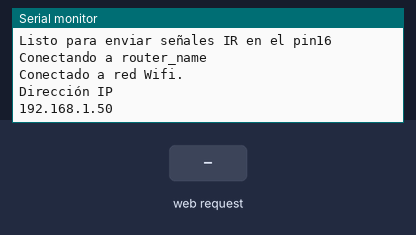
Recording of a sketch running on a simulated Raspberry Pi Pico W. Shown: the last lines printed to the serial monitor. The test bench sets the inputs (shaded band). WiFi joins after 1.5 s; servers stay silent unless stated.

Above: at 2.7 s.
2.8 s: HTTP request GET /Apagar received
At 3.2 s:
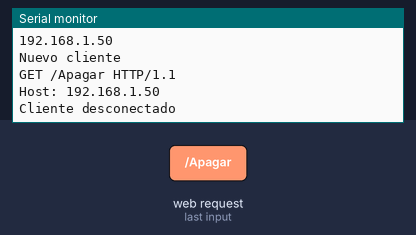
4.3 s: HTTP request GET /Piloto received
At 5.5 s:
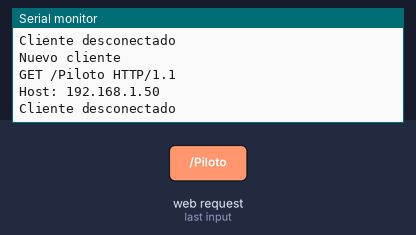
5.8 s: HTTP request GET /Grabar received
At 6.6 s:
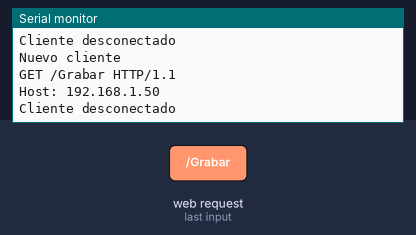
7.3 s: HTTP request GET /VOL- received
At 7.7 s:
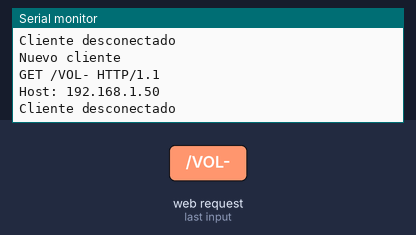
8.8 s: HTTP request GET /P- received
At 10.0 s:
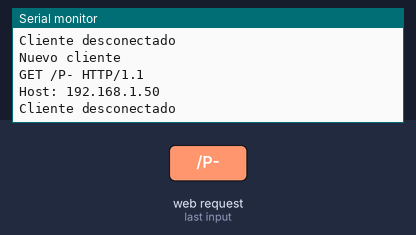
10.3 s: HTTP request GET /MENU received
At 11.2 s:
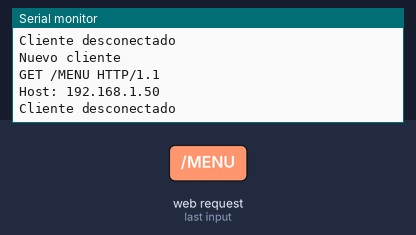

Measured:
- after the input at 2.8 s, the serial monitor: prints a new line at once (image 1)
- after the input at 4.3 s, the serial monitor: prints a new line at once (image 2)
- after the input at 5.8 s, the serial monitor: prints a new line at once (image 3)
- after the input at 7.3 s, the serial monitor: prints a new line at once (image 4)
- after the input at 8.8 s, the serial monitor: prints a new line at once (image 5)
- after the input at 10.3 s, the serial monitor: prints a new line at once (image 6)

The sketch:

emisor_infrarojos.ino
```cpp
#include <Arduino.h>
#include "PinDefinitionsAndMore.h"//Configuración y definición de pines
#include <IRremote.hpp>
#include <WiFi.h>
const char* ssid     = "router_name";
const char* password = "router_pass";
//configuración ip estática para esp32
IPAddress ip(192,168,0,110); //ip esp32
IPAddress gateway(192,168,0,100); //ip router
IPAddress subnet(255,255,0,0); // mascarasubred
WiFiServer server(80);//puesto 80
void setup() {
    Serial.begin(115200);
    IrSender.begin(); // Inicializamos el emisor infrarrojo
    Serial.print(F("Listo para enviar señales IR en el pin"));
    Serial.println(IR_SEND_PIN);//Muestra el número del pin configurado en PinDefinitionsAndMore.h
     // Comenzamos conectándonos a una red WiFi
    Serial.println();
    Serial.println();
    Serial.print("Conectando a ");
    Serial.println(ssid);
//    Serial.print("Contraseña: ");
//    Serial.println(password);

     WiFi.mode(WIFI_STA);
  WiFi.config(ip, gateway, subnet);//Configuración ip estática
    WiFi.begin(ssid, password);//Inicilizamos con los datos de nuestra red wifi
    while (WiFi.status() != WL_CONNECTED) {
        delay(500);
        Serial.print(".");
    }
    Serial.println("");
    Serial.println("Conectado a red Wifi.");
    Serial.println("Dirección IP ");
    Serial.println(WiFi.localIP());
    server.begin();//Inicializamos el servidor web en el puerto 80
}
void loop() {
WiFiClient client = server.available();   // Escuchando a los clientes entrantes

  if (client) {                             // Si hay un cliente,
    Serial.println("Nuevo cliente");        // Imprime un mensaje en el puerto serie
    String currentLine = "";                // String para contener datos entrantes del cliente
    while (client.connected()) {            // Bucle mientras el cliente está conectado
      if (client.available()) {             // Si hay bytes para leer del cliente,
        char c = client.read();             // Lee un caracter
        Serial.write(c);                    // Lo imprimimos en el monitor serial
        if (c == '\n') {                    // Si el byte es un carácter de nueva línea


          if (currentLine.length() == 0) {
            client.println("HTTP/1.1 200 OK");
            client.println("Content-type:text/html");
            client.println();

            // Contenido HTML
            client.print("Click <a href=\"/Apagar\">Apagar</a> Tecla Apagar.<br>");

            client.print("Click <a href=\"/Piloto\">Piloto</a> Tecla Piloto.<br>");
//-------------------------------------------------------------------------------------------
            client.print("Click <a href=\"/Grabar\">Grabar</a> Tecla Grabar.<br>");
//-------------------------------------------------------------------------------------------
            client.print("Click <a href=\"/VOL+\">VOLT+</a> Tecla subir volumen.<br>");
//-------------------------------------------------------------------------------------------
            client.print("Click <a href=\"/VOLT-\">VOL-</a> Tecla bajar el volumen.<br>");
//-------------------------------------------------------------------------------------------
            client.print("Click <a href=\"/P-\">P+</a> Tecla cambiar canal +.<br>");
//-------------------------------------------------------------------------------------------
            client.print("Click <a href=\"/P-\">P-</a> Tecla cambiar canal -.<br>");
//-------------------------------------------------------------------------------------------
            client.print("Click <a href=\"/MENU\">MENU</a> Tecla MENU.<br>");
//-------------------------------------------------------------------------------------------
            client.print("Click <a href=\"/micanal\">micanal</a> Tecla micanal.<br>");
//-------------------------------------------------------------------------------------------
            client.print("Click <a href=\"/EXIT\">EXIT</a> Tecla Salir.<br>");
//-------------------------------------------------------------------------------------------
            client.print("Click <a href=\"/Volver\">Volver</a> Tecla Volver.<br>");
//-------------------------------------------------------------------------------------------
            client.print("Click <a href=\"/ARRIBA\">ARRIBA</a> Tecla ARRIBA.<br>");
//-------------------------------------------------------------------------------------------
            client.print("Click <a href=\"/DERECHA\">DERECHA</a> Tecla DERECHA.<br>");
//-------------------------------------------------------------------------------------------
            client.print("Click <a href=\"/ABAJO\">ABAJO</a> Tecla ABAJO.<br>");
//-------------------------------------------------------------------------------------------
            client.print("Click <a href=\"/IZQUIERDA\">IZQUIERDA</a> Tecla IZQUIERDA.<br>");

//-------------------------------------------------------------------------------------------
            client.print("Click <a href=\"/1\">1</a> Tecla 1.<br>");
//-------------------------------------------------------------------------------------------
            client.print("Click <a href=\"/2\">2</a> Tecla 2.<br>");
//-------------------------------------------------------------------------------------------
            client.print("Click <a href=\"/3\">3</a> Tecla 3.<br>");
//-------------------------------------------------------------------------------------------
            client.print("Click <a href=\"/4\">4</a> Tecla 4.<br>");
//-------------------------------------------------------------------------------------------
            client.print("Click <a href=\"/5\">5</a> Tecla 5.<br>");
//-------------------------------------------------------------------------------------------
            client.print("Click <a href=\"/6\">6</a> Tecla 6.<br>");
//-------------------------------------------------------------------------------------------
            client.print("Click <a href=\"/7\">7</a> Tecla 7.<br>");
//-------------------------------------------------------------------------------------------
            client.print("Click <a href=\"/8\">8</a> Tecla 8.<br>");
//-------------------------------------------------------------------------------------------
            client.print("Click <a href=\"/9\">9</a> Tecla 9.<br>");
//-------------------------------------------------------------------------------------------
            client.print("Click <a href=\"/0\">0</a> Tecla 0.<br>");
//-------------------------------------------------------------------------------------------

            client.print("Click <a href=\"/M\">M</a> Tecla m.<br>");
//-------------------------------------------------------------------------------------------
            client.print("Click <a href=\"/tv\">tv</a> Tecla tv.<br>");
//-------------------------------------------------------------------------------------------
            client.print("Click <a href=\"/+\">m+</a> Tecla m+.<br>");
//-------------------------------------------------------------------------------------------
            client.print("Click <a href=\"/Serv\">Serv</a> Tecla Serv.<br>");
//-------------------------------------------------------------------------------------------
            client.print("Click <a href=\"/Perso\">Perso</a> Tecla Perso.<br>");
//-------------------------------------------------------------------------------------------
            client.print("Click <a href=\"/atras\">atras</a> Tecla <<.<br>");
//-------------------------------------------------------------------------------------------
            client.print("Click <a href=\"/adelante\">adelante</a> Tecla >>.<br>");
//-------------------------------------------------------------------------------------------
            client.print("Click <a href=\"/pausa\">pausa</a> Tecla ||.<br>");
//-------------------------------------------------------------------------------------------
            client.print("Click <a href=\"/play\">play</a> Tecla |>.<br>");
//-------------------------------------------------------------------------------------------
            client.print("Click <a href=\"/live\">live</a> Tecla [].<br>");
//-------------------------------------------------------------------------------------------

            client.print("Click <a href=\"/OK\">OK</a> Tecla OK confirmar.<br>");
//-------------------------------------------------------------------------------------------
            client.println();
            // Salir del ciclo while:
            break;
          } else {    // si tienes una nueva línea, borra currentLine:
            currentLine = "";
          }
        } else if (c != '\r') {
          currentLine += c;
        }
//----------------------------------
        if (currentLine.endsWith("GET /Apagar")) {
          IrSender.sendRC5ext(0xA, 0xC, true);
        }
        if (currentLine.endsWith("GET /Piloto")) {
          IrSender.sendRC5ext(0xA, 0xF, true);
        }
        //-----------------------
        if (currentLine.endsWith("GET /Grabar")) {
          IrSender.sendRC5ext(0xA, 0x37, true);
        }
        //-----------------------
        if (currentLine.endsWith("GET /VOL+")) {
          IrSender.sendRC5ext(0xA, 0x10, true);   //Volumen +
        }
        //-----------------------
        if (currentLine.endsWith("GET /VOL-")) {
          IrSender.sendRC5ext(0xA, 0x11, true); //volumen -
        }
        if (currentLine.endsWith("GET /P+")) {
          IrSender.sendRC5ext(0xA, 0x20, true);   //Volumen +
        }
        //-----------------------
        if (currentLine.endsWith("GET /P-")) {
          IrSender.sendRC5ext(0xA, 0x21, true); //volumen -
        }
        //-----------------------
        if (currentLine.endsWith("GET /MENU")) {
          IrSender.sendRC5ext(0xA, 0xF, true); //menu
        }
        //-----------------------
        if (currentLine.endsWith("GET /micanal")) {
          IrSender.sendRC5ext(0xA, 0x72, true); //menu
        }
        //-----------------------
        if (currentLine.endsWith("GET /EXIT")) {
          IrSender.sendRC5ext(0xA, 0x53, true);   //Exit/salir
        }
        //-----------------------
        if (currentLine.endsWith("GET /Volver")) {
          IrSender.sendRC5ext(0xA, 0x22, true);   //Volver
        }
        //-----------------------
        if (currentLine.endsWith("GET /ARRIBA")) {
          IrSender.sendRC5ext(0xA, 0x50, true);//ARRIBA
        }
        //-----------------------
        if (currentLine.endsWith("GET /DERECHA")) {
          IrSender.sendRC5ext(0xA, 0x56, true);//DERECHA
        }
        //-----------------------
        if (currentLine.endsWith("GET /ABAJO")) {
          IrSender.sendRC5ext(0xA, 0x51, true);//ABAJO
        }
        //-----------------------
        if (currentLine.endsWith("GET /IZQUIERDA")) {
          IrSender.sendRC5ext(0xA, 0x55, true);//IZQUIERDA
        }
        //-----------------------
        if (currentLine.endsWith("GET /1")) {
          IrSender.sendRC5ext(0xA, 0x1, true);
        }
        //-----------------------
        if (currentLine.endsWith("GET /2")) {
          IrSender.sendRC5ext(0xA, 0x2, true);
        }
        //-----------------------
        if (currentLine.endsWith("GET /3")) {
          IrSender.sendRC5ext(0xA, 0x3, true);
        }
        //-----------------------
        if (currentLine.endsWith("GET /4")) {
          IrSender.sendRC5ext(0xA, 0x4, true);
        }
        //-----------------------
        if (currentLine.endsWith("GET /5")) {
          IrSender.sendRC5ext(0xA, 0x5, true);
        }
        //-----------------------
        if (currentLine.endsWith("GET /6")) {
          IrSender.sendRC5ext(0xA, 0x6, true);
        }
        //-----------------------
        if (currentLine.endsWith("GET /7")) {
          IrSender.sendRC5ext(0xA, 0x7, true);
        }
        //-----------------------
        if (currentLine.endsWith("GET /8")) {
          IrSender.sendRC5ext(0xA, 0x8, true);
        }
        //-----------------------
        if (currentLine.endsWith("GET /9")) {
          IrSender.sendRC5ext(0xA, 0x9, true);
        }
        //-----------------------
        if (currentLine.endsWith("GET /0")) {
          IrSender.sendRC5ext(0xA, 0x0, true);
        }
        //-----------------------
        if (currentLine.endsWith("GET /tv")) {
          IrSender.sendRC5ext(0xA, 0x28, true);
        }
        //-----------------------
        if (currentLine.endsWith("GET /Serv")) {
          IrSender.sendRC5ext(0xA, 0x52, true);
        }
        //-----------------------
        if (currentLine.endsWith("GET /Perso")) {
          IrSender.sendRC5ext(0xA, 0x6A, true);
        }
        //-----------------------
        if (currentLine.endsWith("GET /M")) {
          IrSender.sendRC5ext(0xA, 0x48, true);
        }
        //-----------------------
        if (currentLine.endsWith("GET /+")) {
          IrSender.sendRC5ext(0xA, 0x2F, true);
        }
        //-----------------------
        if (currentLine.endsWith("GET /atras")) {
          IrSender.sendRC5ext(0xA, 0xA, true);
        }
        //-----------------------
        if (currentLine.endsWith("GET /adelante")) {
          IrSender.sendRC5ext(0xA, 0x34, true);
        }
        //-----------------------
        if (currentLine.endsWith("GET /pausa")) {
          IrSender.sendRC5ext(0xA, 0x30, true);
        }
        //-----------------------
        if (currentLine.endsWith("GET /play")) {
          IrSender.sendRC5ext(0xA, 0x35, true);
        }
        //-----------------------
        if (currentLine.endsWith("GET /live")) {
          IrSender.sendRC5ext(0xA, 0x36, true);
        }
        //-----------------------

        if (currentLine.endsWith("GET /OK")) {
          IrSender.sendRC5ext(0xA, 0x57, true);//Ok
        }
      }
    }
    // Cierra la conexión
    client.stop();
    Serial.println("Cliente desconectado");

  }
}
```

Source omitted: PinDefinitionsAndMore.h (11683 bytes)
